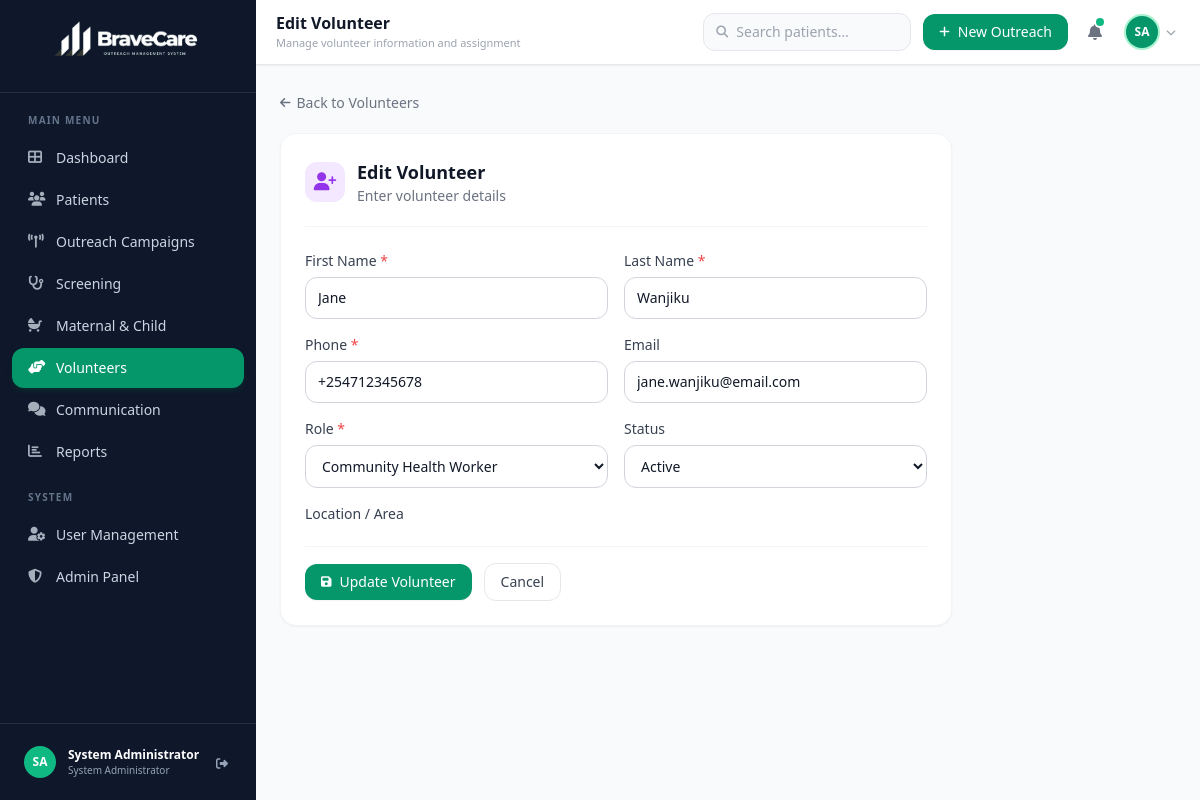
The app's page /volunteers/11/edit/ (signed in) with its own data.
### accounts/models.py (models this page shows, shortened)
class UserProfile(models.Model):
    ROLE_CHOICES = [
        ('system_administrator', 'System Administrator'),
        ('coordinator', 'Outreach Coordinator'),
        ('healthcare_worker', 'Healthcare Worker'),
        ('volunteer', 'Volunteer'),
        ('admin', 'Administrator'),  # legacy — kept for existing seed data
    ]
    STATUS_CHOICES = [
        ('active', 'Active'),
        ('inactive', 'Inactive'),
    ]
    user = models.OneToOneField(User, on_delete=models.CASCADE, related_name='profile')
    role = models.CharField(max_length=30, choices=ROLE_CHOICES, default='healthcare_worker')
    phone = models.CharField(max_length=30, blank=True)
    status = models.CharField(max_length=10, choices=STATUS_CHOICES, default='active')
    avatar_initials = models.CharField(max_length=3, blank=True)
    created_at = models.DateTimeField(auto_now_add=True)
    updated_at = models.DateTimeField(auto_now=True)
    must_change_password = models.BooleanField(default=False)
    email_verified       = models.BooleanField(default=False)
    two_factor_enabled   = models.BooleanField(default=True)
    country = models.ForeignKey('locations.Country', on_delete=models.SET_NULL,
                                null=True, blank=True, related_name='+')
    province = models.ForeignKey('locations.Province', on_delete=models.SET_NULL,
                                 null=True, blank=True, related_name='+')
    district = models.ForeignKey('locations.District', on_delete=models.SET_NULL,
                                 null=True, blank=True, related_name='+')
    sector = models.ForeignKey('locations.Sector', on_delete=models.SET_NULL,
                               null=True, blank=True, related_name='+')
    cell = models.ForeignKey('locations.Cell', on_delete=models.SET_NULL,
                             null=True, blank=True, related_name='+')
    village = models.ForeignKey('locations.Village', on_delete=models.SET_NULL,
                                null=True, blank=True, related_name='+')
    address_text = models.CharField(max_length=300, blank=True)

### volunteers/models.py (models this page shows, shortened)
class Volunteer(models.Model):
    ROLE_CHOICES = [
        ('community_health_worker', 'Community Health Worker'),
        ('nurse', 'Nurse'),
        ('doctor', 'Doctor'),
        ('counselor', 'Counselor'),
        ('data_entry', 'Data Entry Clerk'),
        ('driver', 'Driver'),
        ('coordinator', 'Field Coordinator'),
    ]
    STATUS_CHOICES = [
        ('active', 'Active'),
        ('inactive', 'Inactive'),
        ('on_leave', 'On Leave'),
    ]
    first_name = models.CharField(max_length=100)
    last_name = models.CharField(max_length=100)
    phone = models.CharField(max_length=30)
    email = models.EmailField(blank=True)
    role = models.CharField(max_length=50, choices=ROLE_CHOICES)
    status = models.CharField(max_length=20, choices=STATUS_CHOICES, default='active')
    location = models.CharField(max_length=200, blank=True)   # legacy
    tasks_completed = models.PositiveIntegerField(default=0)
    joined_date = models.DateField(auto_now_add=True)
    created_at = models.DateTimeField(auto_now_add=True)
    country = models.ForeignKey('locations.Country', on_delete=models.SET_NULL,
                                null=True, blank=True, related_name='+')
    province = models.ForeignKey('locations.Province', on_delete=models.SET_NULL,
                                 null=True, blank=True, related_name='+')
    district = models.ForeignKey('locations.District', on_delete=models.SET_NULL,
                                 null=True, blank=True, related_name='+')
    sector = models.ForeignKey('locations.Sector', on_delete=models.SET_NULL,
                               null=True, blank=True, related_name='+')
    cell = models.ForeignKey('locations.Cell', on_delete=models.SET_NULL,
                             null=True, blank=True, related_name='+')
    village = models.ForeignKey('locations.Village', on_delete=models.SET_NULL,
                                null=True, blank=True, related_name='+')
    address_text = models.CharField(max_length=300, blank=True)
    class Meta:
        ordering = ['-created_at']

### volunteers/views.py (the view, shortened to what this page needs)
# urls.py: path('<int:pk>/edit/', views.volunteer_edit, name='edit'),
@login_required
def volunteer_edit(request, pk):
    vol = get_object_or_404(Volunteer, pk=pk)
    form = VolunteerForm(instance=vol)
    return render(request, 'volunteers/form.html', {'form': form, 'title': 'Edit Volunteer', 'volunteer': vol})

### templates/volunteers/form.html (shortened to what this page needs)
{% extends 'base.html' %}
{% block page_title %}{{ title }}{% endblock %}
{% block page_subtitle %}Manage volunteer information and assignment{% endblock %}
{% block content %}
<div class="mb-5">
    <a href="{% url 'volunteers:list' %}" class="inline-flex items-center gap-1.5 text-sm text-gray-500 hover:text-emerald-600 transition-colors">
        <i class="fas fa-arrow-left text-xs"></i> Back to Volunteers
    </a>
</div>
<div class="max-w-2xl">
    <div class="card p-6">
        <div class="flex items-center gap-3 mb-6 pb-5 border-b border-gray-100">
            <div class="w-10 h-10 rounded-xl bg-purple-100 flex items-center justify-center">
                <i class="fas fa-user-plus text-purple-600 text-lg"></i>
            </div>
            <div>
                <h2 class="text-lg font-semibold text-gray-900">{{ title }}</h2>
                <p class="text-sm text-gray-500">Enter volunteer details</p>
            </div>
        </div>
        <form method="POST" class="space-y-4">
            <div class="grid grid-cols-1 sm:grid-cols-2 gap-4">
                <div>
                    <label class="block text-sm font-medium text-gray-700 mb-1.5">First Name <span class="text-red-500">*</span></label>
                    {{ form.first_name }}
                </div>
                <div>
                    <label class="block text-sm font-medium text-gray-700 mb-1.5">Last Name <span class="text-red-500">*</span></label>
                    {{ form.last_name }}
                </div>
                <div>
                    <label class="block text-sm font-medium text-gray-700 mb-1.5">Phone <span class="text-red-500">*</span></label>
                    {{ form.phone }}
                </div>
                <div>
                    <label class="block text-sm font-medium text-gray-700 mb-1.5">Email</label>
                    {{ form.email }}
                </div>
                <div>
                    <label class="block text-sm font-medium text-gray-700 mb-1.5">Role <span class="text-red-500">*</span></label>
                    {{ form.role }}
                </div>
                <div>
                    <label class="block text-sm font-medium text-gray-700 mb-1.5">Status</label>
                    {{ form.status }}
                </div>
                <div class="sm:col-span-2">
                    <label class="block text-sm font-medium text-gray-700 mb-1.5">Location / Area</label>
                </div>
            </div>
            <div class="flex items-center gap-3 pt-4 border-t border-gray-100">
                <button type="submit" class="btn-primary px-6">
                    <i class="fas fa-save text-xs"></i>
                    {% if volunteer %}Update Volunteer{% else %}Add Volunteer{% endif %}
                </button>
                <a href="{% url 'volunteers:list' %}" class="btn-secondary px-6">Cancel</a>
            </div>
        </form>
    </div>
</div>
{% endblock %}

### templates/base.html (shortened to what this page needs)
{% load static %}
<!DOCTYPE html>
<html lang="en">
<head>
    <script src="https://cdn.tailwindcss.com"></script>
    <link rel="stylesheet" href="https://cdnjs.cloudflare.com/ajax/libs/font-awesome/6.5.0/css/all.min.css">
    <link href="https://cdn.jsdelivr.net/npm/tom-select@2.3.1/dist/css/tom-select.css" rel="stylesheet">
    <link rel="stylesheet" href="https://cdn.jsdelivr.net/npm/intl-tel-input@23.1.0/build/css/intlTelInput.css">
</head>
<body class="bg-gray-50 font-sans antialiased text-gray-900">
<div class="flex h-screen overflow-hidden">
    <aside id="sidebar"
           class="w-64 bg-slate-900 flex flex-col flex-shrink-0
                  fixed inset-y-0 left-0 z-40
                  transform -translate-x-full
                  lg:translate-x-0 lg:static lg:inset-auto
                  transition-transform duration-300 ease-in-out">
        <div class="flex items-center justify-center px-4 py-4 border-b border-slate-700/60 flex-shrink-0">
            <img src="{% static 'images/logo.png' %}" alt="BraveCare Outreach" class="w-full max-w-[160px] h-auto rounded-lg">
        </div>
        <nav class="flex-1 px-3 py-4 space-y-0.5 overflow-y-auto scrollbar-thin">
            <p class="text-[10px] font-bold text-slate-500 uppercase tracking-[0.12em] px-4 pt-1 pb-2">Main Menu</p>
            <a href="{% url 'core:dashboard' %}"
               class="nav-link {% if request.resolver_match.url_name == 'dashboard' %}active{% endif %}">
                <i class="fas fa-th-large nav-icon"></i><span>Dashboard</span>
            </a>
            {% if can_manage_patients %}
            <a href="{% url 'patients:list' %}"
               class="nav-link {% if request.resolver_match.namespace == 'patients' and request.resolver_match.url_name == 'list' %}active{% endif %}">
                <i class="fas fa-users nav-icon"></i><span>Patients</span>
            </a>
            {% endif %}
            {% if can_manage_outreach %}
            <a href="{% url 'outreach:list' %}"
               class="nav-link {% if request.resolver_match.namespace == 'outreach' %}active{% endif %}">
                <i class="fas fa-broadcast-tower nav-icon"></i><span>Outreach Campaigns</span>
            </a>
            {% endif %}
            {% if can_manage_screening %}
            <a href="{% url 'patients:screening_list' %}"
               class="nav-link {% if request.resolver_match.url_name == 'screening_list' %}active{% endif %}">
                <i class="fas fa-stethoscope nav-icon"></i><span>Screening</span>
            </a>
            {% endif %}
            {% if can_manage_mch %}
            <a href="{% url 'patients:followup_list' %}"
               class="nav-link {% if request.resolver_match.url_name == 'followup_list' %}active{% endif %}">
                <i class="fas fa-baby-carriage nav-icon"></i><span>Maternal &amp; Child</span>
            </a>
            {% endif %}
            {% if can_manage_volunteers %}
            <a href="{% url 'volunteers:list' %}"
               class="nav-link {% if request.resolver_match.namespace == 'volunteers' %}active{% endif %}">
                <i class="fas fa-hands-helping nav-icon"></i><span>Volunteers</span>
            </a>
            {% endif %}
            {% if can_communicate %}
            <a href="{% url 'communication:center' %}"
               class="nav-link {% if request.resolver_match.namespace == 'communication' %}active{% endif %}">
                <i class="fas fa-comments nav-icon"></i><span>Communication</span>
            </a>
            {% endif %}
            {% if can_view_reports %}
            <a href="{% url 'reports:index' %}"
               class="nav-link {% if request.resolver_match.namespace == 'reports' %}active{% endif %}">
                <i class="fas fa-chart-bar nav-icon"></i><span>Reports</span>
            </a>
            {% endif %}
            {% if is_admin %}
            <p class="text-[10px] font-bold text-slate-500 uppercase tracking-[0.12em] px-4 pt-4 pb-2">System</p>
            <a href="{% url 'accounts:user_list' %}"
               class="nav-link {% if request.resolver_match.namespace == 'accounts' and request.resolver_match.url_name == 'user_list' %}active{% endif %}">
                <i class="fas fa-user-cog nav-icon"></i><span>User Management</span>
            </a>
            <a href="/admin/" class="nav-link" target="_blank">
                <i class="fas fa-shield-alt nav-icon"></i><span>Admin Panel</span>
            </a>
            {% endif %}
        </nav>
        <div class="px-3 py-3 border-t border-slate-700/60 flex-shrink-0">
            <div class="flex items-center gap-3 px-3 py-2.5 rounded-xl hover:bg-slate-800 transition-colors">
                <div class="w-8 h-8 rounded-full bg-emerald-500 flex items-center justify-center text-white text-xs font-bold flex-shrink-0">
                    {% with fn=request.user.first_name|slice:":1"|upper ln=request.user.last_name|slice:":1"|upper %}
                        {% if fn %}{{ fn }}{{ ln }}{% else %}{{ request.user.username|slice:":2"|upper }}{% endif %}
                    {% endwith %}
                </div>
                <div class="flex-1 min-w-0">
                    <div class="text-white text-xs font-semibold truncate">
                        {{ request.user.get_full_name|default:request.user.username }}
                    </div>
                    <div class="text-slate-400 text-[10px] truncate">
                        {% if user_profile %}{{ user_profile.get_role_display }}{% else %}Administrator{% endif %}
                    </div>
                </div>
                <a href="{% url 'accounts:logout' %}"
                   class="text-slate-400 hover:text-white transition-colors p-1 rounded-lg hover:bg-slate-700"
                   title="Sign out">
                    <i class="fas fa-sign-out-alt text-xs"></i>
                </a>
            </div>
        </div>
    </aside>
    <div class="flex-1 flex flex-col overflow-hidden min-w-0">
        <header class="flex-shrink-0 bg-white border-b border-gray-200 shadow-sm">
            <div class="flex items-center gap-3 px-5 h-16">
                <div class="flex-1 min-w-0">
                    <h1 class="text-base font-bold text-gray-900 truncate leading-tight">
                        {% block page_title %}BraveCare Outreach{% endblock %}
                    </h1>
                    <p class="text-[11px] text-gray-400 truncate mt-0.5">
                        {% block page_subtitle %}Healthcare outreach management{% endblock %}
                    </p>
                </div>
                <form method="GET" action="{% url 'patients:list' %}"
                      class="hidden md:flex items-center gap-2 bg-gray-50 border border-gray-200
                             rounded-xl px-3 py-2 w-52 focus-within:ring-2 focus-within:ring-emerald-400/30
                             focus-within:border-emerald-400 transition-all">
                    <i class="fas fa-search text-gray-400 text-xs flex-shrink-0"></i>
                    <input type="text" name="q" placeholder="Search patients…"
                           class="bg-transparent text-sm text-gray-700 outline-none w-full placeholder-gray-400">
                </form>
                <button onclick="openModal('campaignModal')"
                        class="btn-primary hidden sm:inline-flex flex-shrink-0">
                    <i class="fas fa-plus text-xs"></i><span>New Outreach</span>
                </button>
                <button class="relative p-2 rounded-xl hover:bg-gray-100 text-gray-500 transition-colors flex-shrink-0">
                    <i class="fas fa-bell text-base"></i>
                    <span class="absolute top-1.5 right-1.5 w-2 h-2 bg-emerald-500 rounded-full ring-2 ring-white"></span>
                </button>
                <div class="relative flex-shrink-0" id="userDropdownWrapper">
                    <button onclick="toggleUserDropdown()"
                            class="flex items-center gap-2 p-1 rounded-xl hover:bg-gray-100 transition-colors group">
                        <div class="w-8 h-8 rounded-full bg-emerald-600 flex items-center justify-center
                                    text-white text-xs font-bold ring-2 ring-emerald-200">
                            {% with fn=request.user.first_name|slice:":1"|upper ln=request.user.last_name|slice:":1"|upper %}
                                {% if fn %}{{ fn }}{{ ln }}{% else %}{{ request.user.username|slice:":2"|upper }}{% endif %}
                            {% endwith %}
                        </div>
                        <i class="fas fa-chevron-down text-[10px] text-gray-400 group-hover:text-gray-600 hidden sm:block"></i>
                    </button>
                </div>
            </div>
        </header>
        <main class="flex-1 overflow-y-auto p-5 lg:p-6">
            {% block content %}{% endblock %}
        </main>
    </div>
</div>
<script src="https://cdn.tailwindcss.com?plugins="></script>
</body>
</html>

### records on screen
UserProfile: role "System Administrator"
Volunteer: first_name "Jane", last_name "Wanjiku", phone "+254712345678", email "jane.wanjiku@email.com", role "Community Health Worker", status "Active"

### other values on screen
{{ fn }} "S"
{{ ln }} "A"
{{ request.user.get_full_name|default:request.user.username }} "System Administrator"
{{ title }} "Edit Volunteer"
